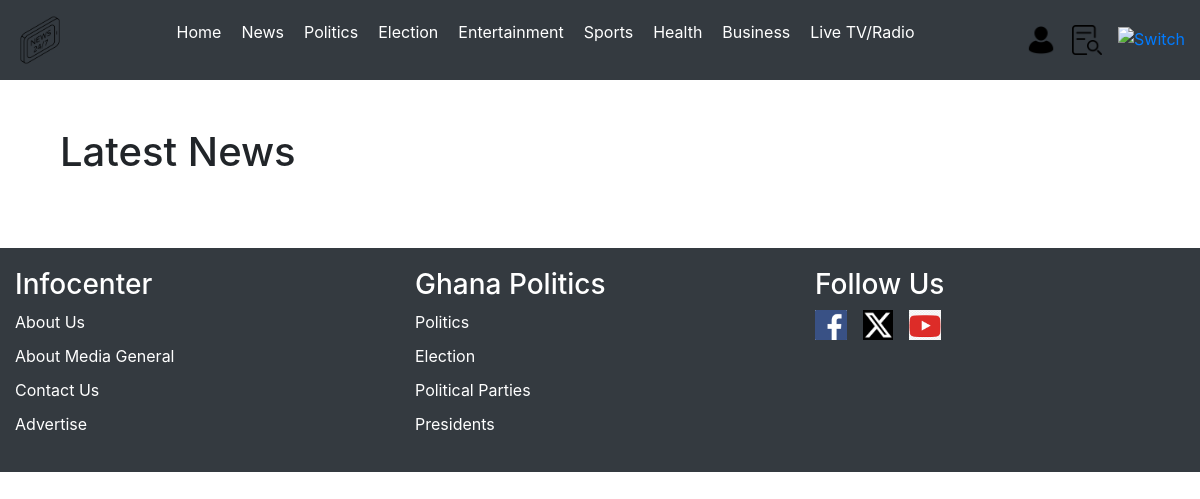
Before: /news/ with the older database file.
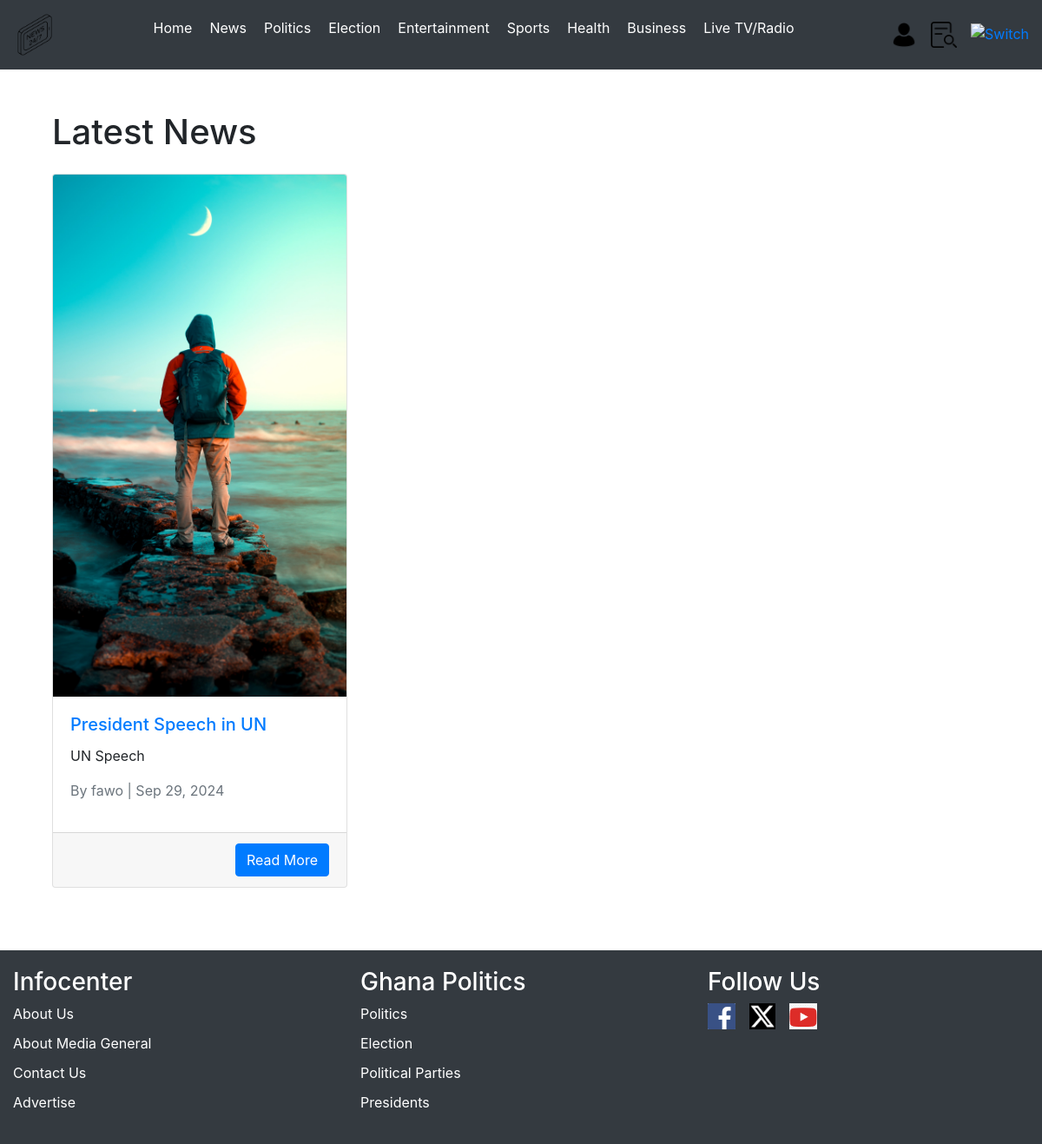
After: the same page with the newer database file.
### pages/models.py (models this page shows, shortened)
class News(models.Model):
    title = models.CharField(max_length=255)
    summary = models.CharField(max_length=500, null=True, blank=True)
    body = models.TextField()
    author = models.ForeignKey(
        settings.AUTH_USER_MODEL,
        on_delete=models.CASCADE,
    )
    image = models.ImageField(upload_to='news_images/', blank=True, null=True)
    CATEGORY_CHOICES = (
        ('NEWS', 'News'),
        ('POLITICS', 'Politics'),
        ('ELECTION', 'Election'),
        ('ENTERTAINMENT', 'Entertainment'),
        ('SPORTS', 'Sports'),
        ('HEALTH', 'Health'),
        ('BUSINESS', 'Business'),
        ('LIVE', 'Live'),
    )
    category = models.CharField(
        max_length=15,
        choices=CATEGORY_CHOICES,
        default='NEWS',
    )
    created_at = models.DateTimeField(auto_now_add=True)
    updated_at = models.DateTimeField(auto_now=True)
    published = models.BooleanField(default=False)

### accounts/models.py (models this page shows)
class CustomUser(AbstractUser):
    position = models.CharField(max_length=140)
    age = models.PositiveBigIntegerField(null=True, blank=True)

### pages/views.py (the view)
# urls.py: path('news/', NewsListView.as_view(), name='news_list'),
class NewsListView(ListView):
    model = News
    template_name = 'news_list.html'
    context_object_name = 'news_list'

### templates/news_list.html (shortened to what this page needs)
{% extends "base.html" %}
{% block content %}
<div class="container my-5">
    <h1 class="mb-4">Latest News</h1>
    <div class="row">
        {% for news in news_list %}
            {% if news.published %}
            <div class="col-md-4 mb-4">
                <div class="card h-100">
                    {% if news.image %}
                    <div class="news-image">
                        <img src="{{ news.image.url }}" class="card-img-top" alt="{{ news.title }}">
                    </div>
                    {% endif %}
                    <div class="card-body">
                        <h5 class="card-title"><a href="{% url 'news_detail' news.pk %}">{{ news.title }}</a></h5>
                        <p class="card-text">{{ news.summary }}</p>
                        <p class="text-muted">By {{ news.author }} | {{ news.created_at|date:"M d, Y" }}</p>
                    </div>
                    <div class="card-footer text-right">
                        <a href="{% url 'news_detail' news.pk %}" class="btn btn-primary">Read More</a>
                    </div>
                </div>
            </div>
            {% endif %}
        {% endfor %}
    </div>
</div>
{% endblock content %}

Changed rows visible on the page:
now on this page (row edited): News: image (picture), title "President Speech in UN", summary "UN Speech", author "fawo", created_at "Sep 29, 2024"
